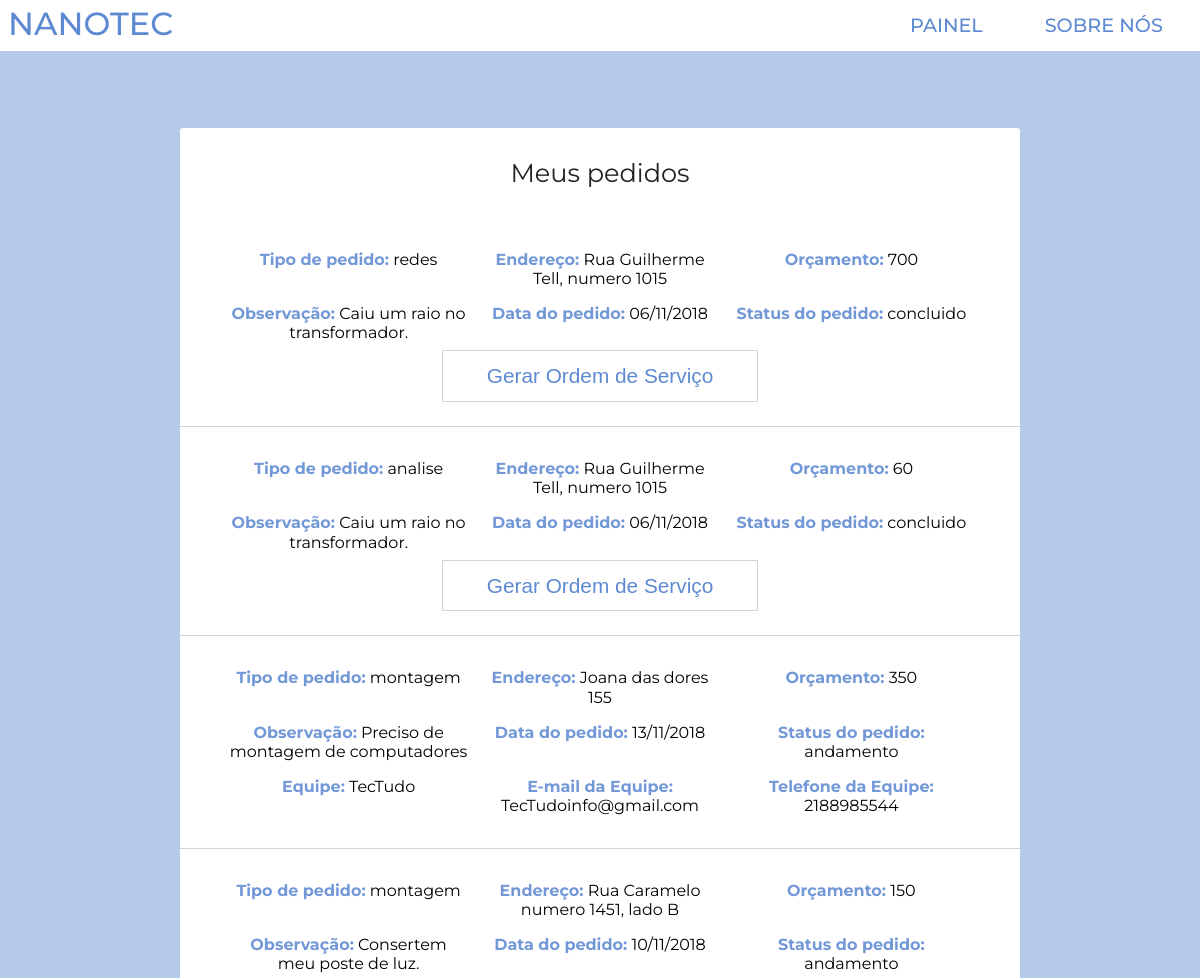
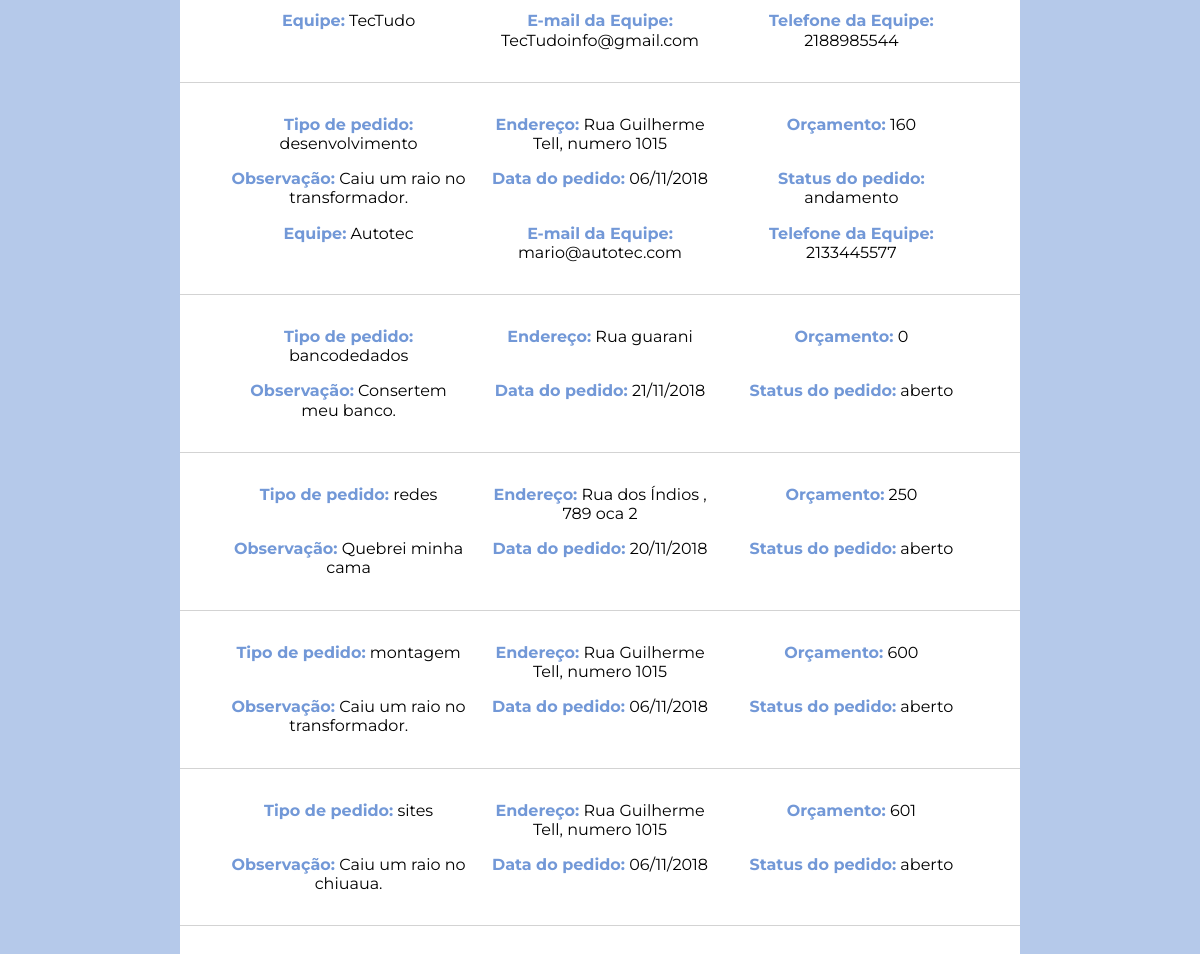
The page /view/Cliente/acompanharpedido.view.php (signed in) on the database its author committed (2 pictures, top to bottom).
### tables this page shows
CREATE TABLE IF NOT EXISTS `pedido` (
  `id` int(11) NOT NULL,
  `cidade` varchar(60) NOT NULL,
  `endereco` varchar(200) NOT NULL,
  `tipo_pedido` varchar(50) NOT NULL,
  `orcamento` float DEFAULT NULL,
  `observacao` text NOT NULL,
  `data_pedido` date NOT NULL,
  `status_p` varchar(30) NOT NULL,
  `id_cliente` int(11) NOT NULL,
  `id_equipe` int(11) DEFAULT NULL
);

CREATE TABLE IF NOT EXISTS `equipe` (
  `id_equipe` int(11) NOT NULL,
  `nome_da_equipe` varchar(130) NOT NULL,
  `cnpj_equipe` bigint(20) NOT NULL,
  `numero_integrantes` int(30) NOT NULL,
  `endereco_equipe` varchar(200) NOT NULL,
  `telefone_equipe` varchar(120) NOT NULL,
  `email_equipe` varchar(150) NOT NULL,
  `senha_equipe` varchar(130) NOT NULL,
  `chave_equipe` text NOT NULL,
  `data_cadastro` date NOT NULL
);

### view/Cliente/acompanharpedido.view.php (the view, shortened to what this page needs)
<?php
 include "../../includes/conecta.php";
 if(!isset($_SESSION['id'])){
   header("Location:../");
 } else{
 $id = $_SESSION['id'];
}
include "../../includes/head.php";
 ?>
 <body id="painel">
 <header>
   <?php include 'clinav.php'; ?>
 </header>
  <main class="controle">
    <div class="pedidos">
      <h2>Meus pedidos</h2>
      <?php
        $sql = "SELECT * FROM `pedido` WHERE id_cliente = $id ORDER BY status_p desc, data_pedido desc";
        $result = $conn -> query($sql);
        while( $row = $result->fetch_assoc()){
         $endereco = $row['endereco'];
         $tipo_pedido = $row['tipo_pedido'];
         $orcamento = $row['orcamento'];
         $observacao = $row['observacao'];
         $data_pedido = $row['data_pedido'];
         $newDate = date("d/m/Y", strtotime($data_pedido));
         $status_p = $row['status_p'];
         $id_equipe = $row['id_equipe'];
         $id_pedido = $row['id'];
                if($status_p == 'andamento'){
        $sqlo = "SELECT * FROM `equipe` WHERE id_equipe = $id_equipe";
        $resulto = $conn -> query($sqlo);
        if($col = $resulto -> fetch_assoc()){
          $equipe = $col['nome_da_equipe'];
          $equipemail = $col['email_equipe'];
          $equipefone = $col['telefone_equipe'];
                  echo"
                <div class='pedido'>
                  <p class='col l-5 '><b>Tipo de pedido:</b> $tipo_pedido</p>
                  <p class='col l-5 '><b>Endereço:</b> $endereco</p>
                  <p class='col l-5 '><b>Orçamento:</b> $orcamento</p>
                  <p class='col l-5 '><b>Observação:</b> $observacao</p>
                  <p class='col l-5 '><b>Data do pedido:</b> $newDate</p>
                  <p class='col l-5 '><b>Status do pedido:</b> $status_p</p>
                  <p class='col l-5 '><b>Equipe:</b> $equipe</p>
                  <p class='col l-5 '><b>E-mail da Equipe:</b> $equipemail</p>
                  <p class='col l-5 '><b>Telefone da Equipe:</b> $equipefone</p>
                </div>";
        }
      }else if($status_p == 'aberto'){
              echo"
              <div class='pedido'>
                <p class='col l-5 '><b>Tipo de pedido:</b> $tipo_pedido</p>
                <p class='col l-5 '><b>Endereço:</b> $endereco</p>
                <p class='col l-5 '><b>Orçamento:</b> $orcamento</p>
                <p class='col l-5 '><b>Observação:</b> $observacao</p>
                <p class='col l-5 '><b>Data do pedido:</b> $newDate</p>
                <p class='col l-5 '><b>Status do pedido:</b> $status_p</p>
              </div>";
            }
    else if($status_p == 'concluido'){
            echo"
            <div class='pedido'>
              <p class='col l-5 '><b>Tipo de pedido:</b> $tipo_pedido</p>
              <p class='col l-5 '><b>Endereço:</b> $endereco</p>
              <p class='col l-5 '><b>Orçamento:</b> $orcamento</p>
              <p class='col l-5 '><b>Observação:</b> $observacao</p>
              <p class='col l-5 '><b>Data do pedido:</b> $newDate</p>
              <p class='col l-5 '><b>Status do pedido:</b> $status_p</p>
              <form action='../../app/gerarpdf.app.php' method='POST'>
              <input type='hidden' name='id_pedido' value='$id_pedido'/>
              <button type='submit'>Gerar Ordem de Serviço</button>
              </form>
            </div>";}
    }
        ?>
    </div>
  </main>

### includes/head.php (shortened to what this page needs)
<!DOCTYPE html>
<html lang="pt" dir="ltr">
  <head>
    <link rel="stylesheet" href="../../CSS/fontawesome-all.min.css">
    <link rel="stylesheet" href="../../CSS/styles.css">
  </head>

### view/Cliente/clinav.php (shortened to what this page needs)
<nav>
<a href="../../" class="col nanotec">NANOTEC</a>
  <ul>
    <a href="painelcliente.view.php"><li>PAINEL</li></a>
    <a href="../../"><li>SOBRE NÓS</li></a>
  </ul>
</nav>

### CSS/styles.css (style rules this page uses)
html, body, div, span, object, iframe, h1, h2, h3, h4, h5, h6, p, blockquote, pre, abbr, address, cite, code, del, dfn, em, img, ins, kbd, q, samp, small, strong, sub, sup, var, b, i, dl, dt, dd, ol, ul, li, fieldset, form, label, legend, table, caption, tbody, tfoot, thead, tr, th, td, article, aside, canvas, details, figcaption, figure, footer, header, hgroup, menu, nav, section, summary, time, mark, audio, video { margin: 0; padding: 0; border: 0; outline: 0; font-size: 100%; vertical-align: baseline; background: transparent; }
body { line-height: 1; }
article, aside, details, figcaption, figure, footer, header, hgroup, menu, nav, section { display: block; }
nav ul { list-style: none; }
a { margin: 0; padding: 0; font-size: 100%; vertical-align: baseline; background: transparent; }
.col, .nanotec, nav, ul, ul a { margin: auto; vertical-align: top; display: inline-block; width: 100%; }
html { -webkit-text-size-adjust: 100%; -ms-text-size-adjust: 100%; }
* { -moz-box-sizing: border-box; -webkit-box-sizing: border-box; box-sizing: border-box; }
body { font-family: 'Montserrat', sans-serif; text-align: center; overflow-x: hidden; }
header nav { width: 100%; background-color: white; position: fixed; top: 0; left: 0; box-shadow: 0px 0px 1px lightgrey; text-align: left; z-index: 2; font-weight: 500; }
header nav .nanotec { width: 54%; position: relative; top: .5rem; left: .5rem; font-weight: 500; font-size: 2rem; color: #5e8ad1; text-decoration: none; text-align: left; }
header nav ul { width: 44%; text-align: right; }
header nav a { color: #5e8ad1; width: 29%; text-decoration: none; text-align: center; }
header nav li { font-size: 1.2rem; transition: 0.4s ease; padding: 1rem 0; }
#painel { background-color: #b5c9ea; }
.controle, .box { background-color: white; width: 70%; margin: auto; margin-top: 8rem; padding: 1rem 0; padding-bottom: 2rem; border-radius: 0.2rem; }
.controle h2, .box h2 { font-weight: 400; font-size: 1.6rem; color: #222; margin: 1rem 0; margin-bottom: 2rem; }
.controle a, .controle button, .box a, .box button { border: 1px solid lightgrey; background-color: white; padding: 0.8rem 0.4rem; width: 40%; margin: 0.8rem; color: #5e8ad1; font-weight: 500; text-decoration: none; font-size: 1.3rem; transition: 0.5s ease; cursor: pointer; }
.controle .pedido, .box .pedido { width: 100%; border-bottom: 1px solid lightgrey; padding: 1.5rem; }
.controle .pedido p, .box .pedido p { display: inline-block; line-height: 1.2rem; margin: .5rem .3rem; width: 30%; vertical-align: top; }
.controle .pedido p b, .box .pedido p b { color: #7298d7; margin: 1.5rem 0; }
.controle .pedido button, .box .pedido button { margin: auto; }
@media only screen and (min-width: 1140px) { .l-5 { width: 30%; } }

### rows shown on the page
pedido: tipo_pedido "redes", endereco "Rua Guilherme Tell, numero 1015", orcamento "700", observacao "Caiu um raio no transformador.", data_pedido "06/11/2018", status_p "concluido"
pedido: tipo_pedido "analise", endereco "Rua Guilherme Tell, numero 1015", orcamento "60", observacao "Caiu um raio no transformador.", data_pedido "06/11/2018", status_p "concluido"
pedido: tipo_pedido "montagem", endereco "Joana das dores 155", orcamento "350", observacao "Preciso de montagem de computadores", data_pedido "13/11/2018", status_p "andamento", id_equipe.nome_da_equipe "TecTudo", id_equipe.email_equipe "TecTudoinfo@gmail.com", id_equipe.telefone_equipe "2188985544"
pedido: tipo_pedido "montagem", endereco "Rua Caramelo numero 1451, lado B", orcamento "150", observacao "Consertem meu poste de luz.", data_pedido "10/11/2018", status_p "andamento", id_equipe.nome_da_equipe "TecTudo", id_equipe.email_equipe "TecTudoinfo@gmail.com", id_equipe.telefone_equipe "2188985544"
pedido: tipo_pedido "desenvolvimento", endereco "Rua Guilherme Tell, numero 1015", orcamento "160", observacao "Caiu um raio no transformador.", data_pedido "06/11/2018", status_p "andamento", id_equipe.nome_da_equipe "Autotec", id_equipe.email_equipe "mario@autotec.com", id_equipe.telefone_equipe "2133445577"
pedido: tipo_pedido "bancodedados", endereco "Rua guarani", orcamento "0", observacao "Consertem meu banco.", data_pedido "21/11/2018", status_p "aberto"
pedido: tipo_pedido "redes", endereco "Rua dos Índios , 789 oca 2", orcamento "250", observacao "Quebrei minha cama", data_pedido "20/11/2018", status_p "aberto"
pedido: tipo_pedido "montagem", endereco "Rua Guilherme Tell, numero 1015", orcamento "600", observacao "Caiu um raio no transformador.", data_pedido "06/11/2018", status_p "aberto"
pedido: tipo_pedido "sites", endereco "Rua Guilherme Tell, numero 1015", orcamento "601", observacao "Caiu um raio no chiuaua.", data_pedido "06/11/2018", status_p "aberto"
